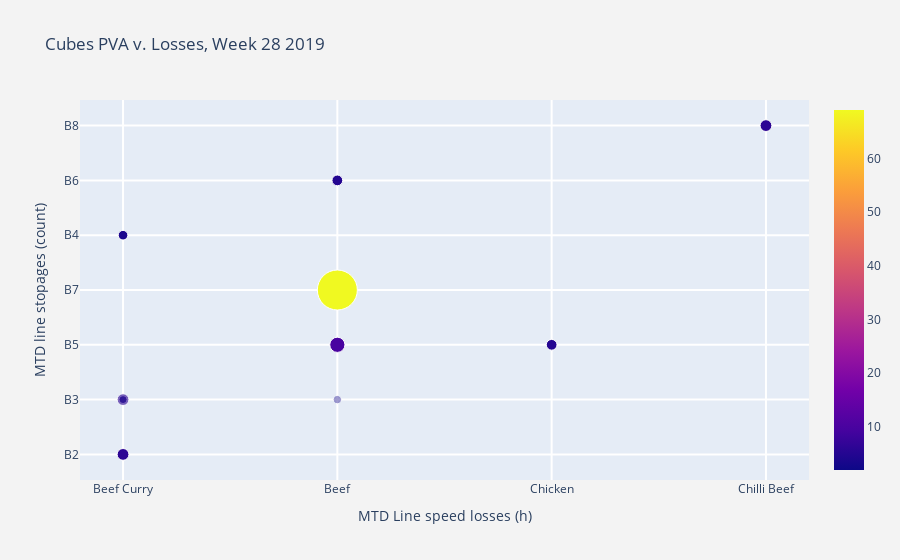

Source (notebook cell):
### Code cell
data1=[['Beef Curry',	6,	'B2'],
['Beef Curry',	2,	'B3'],
['Beef Curry',	6,	'B3'],
['Beef',	3,	'B3'],
['Beef',	10,	'B5'],
['Beef',	69,	'B7'],
['Chicken',	5,	'B5'],
['Beef Curry',	4.00,	'B4'],
['Beef',	5.00,	'B6'],
['Chilli Beef',	6.00,	'B8']]


d1=pd.DataFrame(data=data1, columns = ['Variant','Time', 'Machine'])


size=d1['Time']
fig = go.Figure(data=[go.Scatter(
    x=d1['Variant'], y=d1['Machine'],
     text=d1['Time'],
    mode='markers',
    marker=dict(
        size=size,
        sizemode='area',
        sizeref=2.*max(size)/(40.**2),
        sizemin=4,        
        color=size,
        showscale=True,
        opacity=[1, 0.8, 0.6, 0.4]
        
    )
)])


fig.update_layout(
    title='Cubes PVA v. Losses, Week 28 2019',
    xaxis=dict(
        title='MTD Line speed losses (h)',
        gridcolor='white',
        gridwidth=2,
    ),
    yaxis=dict(
        title='MTD line stopages (count)',
        gridcolor='white',
        gridwidth=2,
    ),
    paper_bgcolor='rgb(243, 243, 243)'
)


fig.show()

### Figure 1 — Plotly figure (JSON) as saved in the notebook; plotly's stock layout.template omitted (floating-point values rounded to 4 significant figures)
{"data": [{"marker": {"color": [6, 2, 6, 3, 10, 69, 5, 4, 5, 6], "opacity": [1, 0.8, 0.6, 0.4], "showscale": true, "size": [6, 2, 6, 3, 10, 69, 5, 4, 5, 6], "sizemin": 4, "sizemode": "area", "sizeref": 0.08625}, "mode": "markers", "text": [6, 2, 6, 3, 10, 69, 5, 4, 5, 6], "type": "scatter", "x": ["Beef Curry", "Beef Curry", "Beef Curry", "Beef", "Beef", "Beef", "Chicken", "Beef Curry", "Beef", "Chilli Beef"], "y": ["B2", "B3", "B3", "B3", "B5", "B7", "B5", "B4", "B6", "B8"]}], "layout": {"paper_bgcolor": "rgb(243, 243, 243)", "title": {"text": "Cubes PVA v. Losses, Week 28 2019"}, "xaxis": {"gridcolor": "white", "gridwidth": 2, "title": {"text": "MTD Line speed losses (h)"}}, "yaxis": {"gridcolor": "white", "gridwidth": 2, "title": {"text": "MTD line stopages (count)"}}}}
